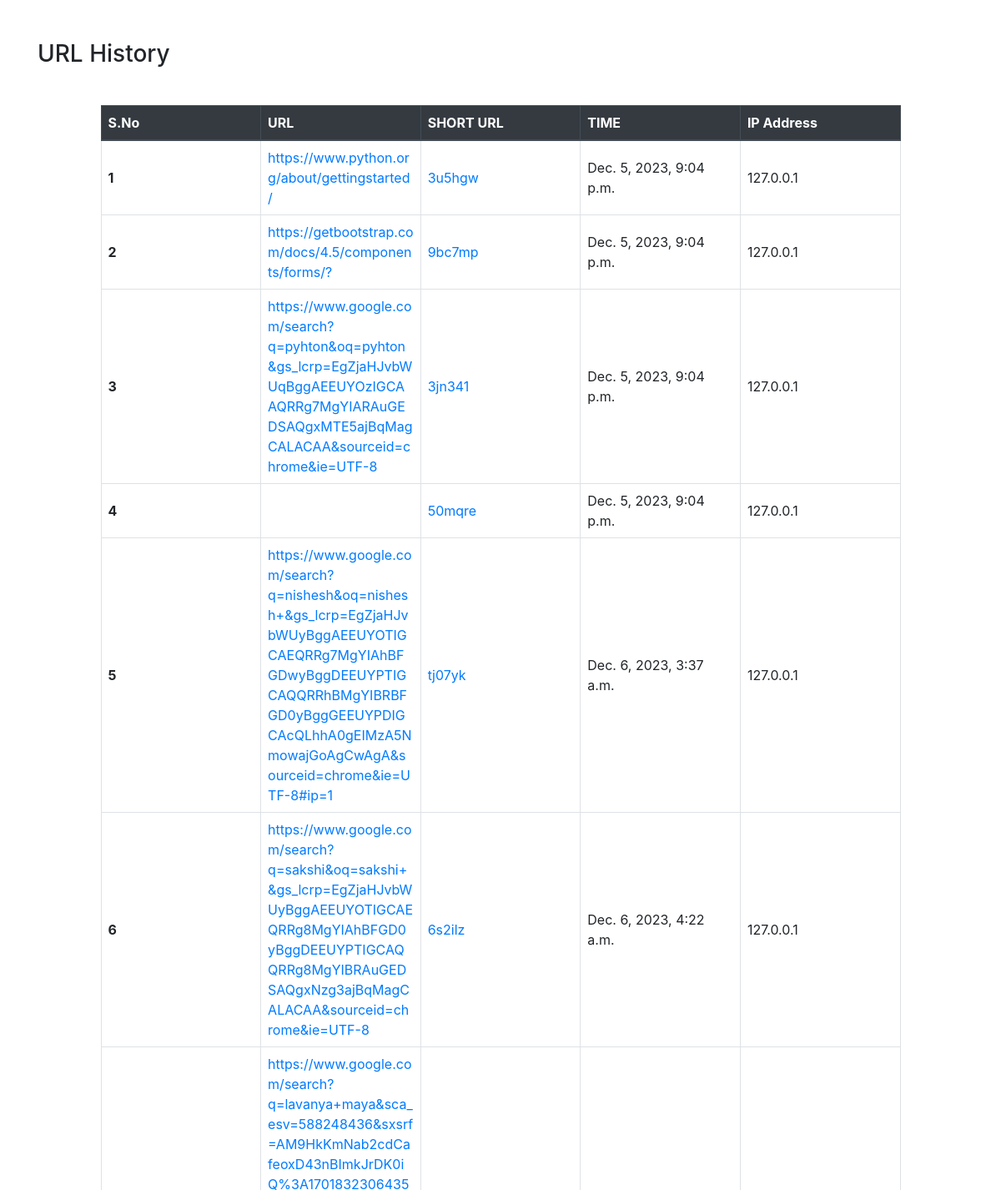
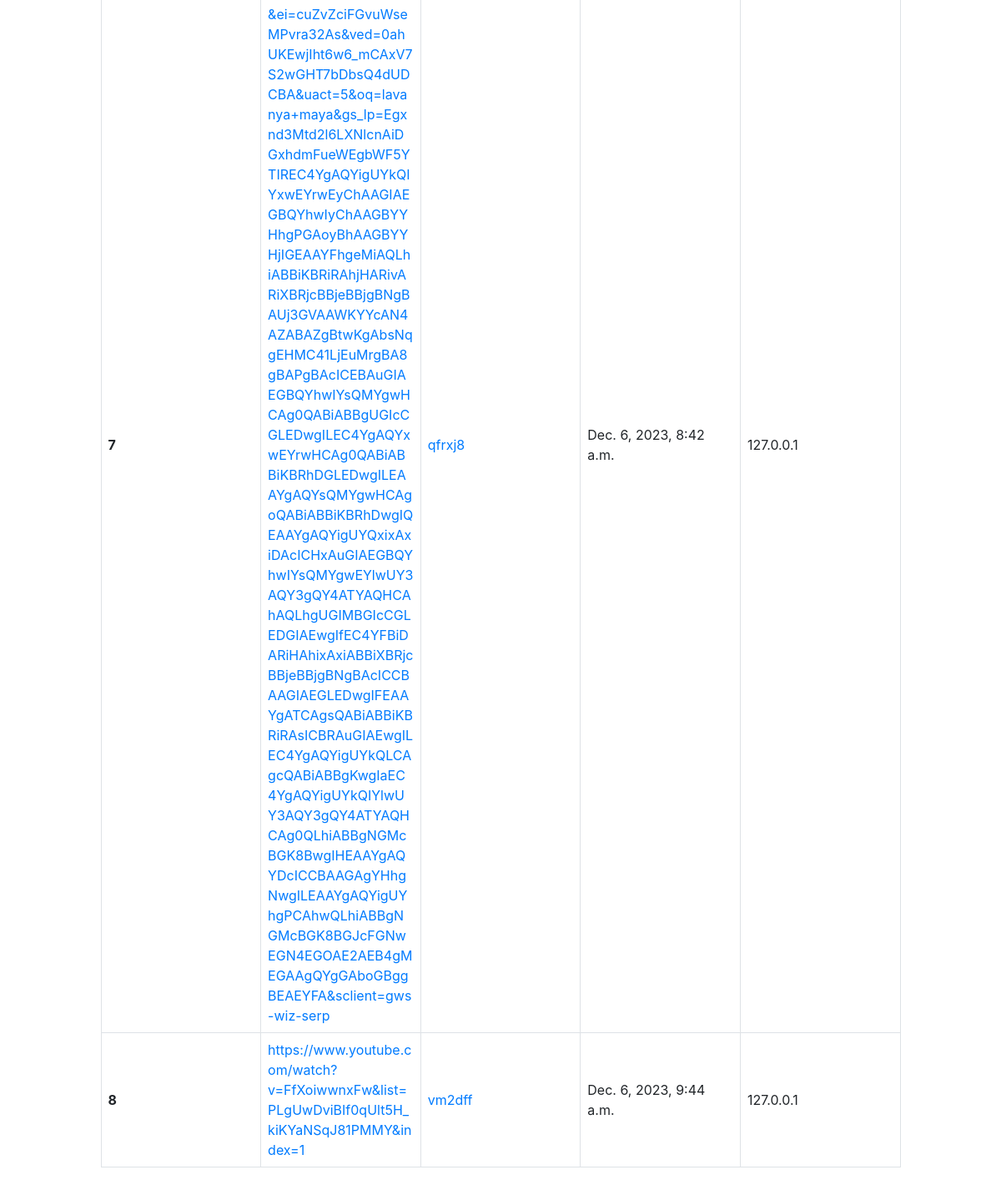
The page /history/ on the database its author committed (2 pictures, top to bottom).
### url/models.py (models this page shows)
class Url(models.Model):
    url_id = models.AutoField(primary_key=True)
    link = models.CharField(max_length=100000000000)
    short_link = models.CharField(max_length=1000000)
    request_datetime = models.DateTimeField(default=timezone.now, blank=True)
    ip_address = models.CharField(max_length=50, default='127.0.0.1')  # Example default IP address

### url_shortner/views.py (the view)
# urls.py: path('history/', views.url_history, name='url_history'),
def url_history(request):
    urls = Url.objects.order_by('request_datetime')
    return render(request, 'history.html', {'urls': urls})

### templates/history.html (shortened to what this page needs)
<!doctype html>
<html lang="en">
  <head>
    <link rel="stylesheet" href="https://stackpath.bootstrapcdn.com/bootstrap/4.5.2/css/bootstrap.min.css">
  </head>
<body>
    <div class="container">
    <h3 class="mt-5 mb-4">URL History</h3>
    <div class="table-wrapper">
    <table class="table table-bordered">
        <thead class="thead-dark">
          <tr>
            <th scope="col">S.No</th>
            <th scope="col">URL</th>
            <th scope="col">SHORT URL</th>
            <th scope="col">TIME</th>
            <th scope="col">IP Address</th>
          </tr>
        </thead>
        <tbody>
            {% for url in urls %}
                <tr>
                    <th scope="row">{{ forloop.counter }}</th>
                    <td><a href="{{ url.link }}" target="_blank">{{ url.link }}</a></td>
                    <td><a href="{{ url.short_link }}" target="_blank">{{ url.short_link }}</a></td>
                    <td>{{ url.request_datetime }}</td>
                    <td>{{ url.ip_address }}</td>
                </tr>
            {% endfor %}
        </tbody>
      </table>
    </div>
    </div>
  </body>
</html>

### templates/history.html (style rules this page uses)
.table-wrapper { padding: 20px; margin: 0 auto; max-width: 90%; overflow-x: auto; }
.table { table-layout: fixed; width: 100%; }
.table th, .table td { word-wrap: break-word; vertical-align: middle; padding: 8px; }

### rows shown on the page
Url: link "https://www.python.org/about/gettingstarted/", short_link "3u5hgw", request_datetime "Dec. 5, 2023, 9:04 p.m.", ip_address "127.0.0.1"
Url: link "https://getbootstrap.com/docs/4.5/components/forms/?", short_link "9bc7mp", request_datetime "Dec. 5, 2023, 9:04 p.m.", ip_address "127.0.0.1"
Url: link "https://www.google.com/search?q=pyhton&oq=pyhton&gs_lcrp=EgZjaHJvbWUqBggAEEUYOzIGCAAQRRg7MgYIARAuGEDSAQgxMTE5ajBqMagCALACAA&sourceid=chrome&ie=UTF-8", short_link "3jn341", request_datetime "Dec. 5, 2023, 9:04 p.m.", ip_address "127.0.0.1"
Url: short_link "50mqre", request_datetime "Dec. 5, 2023, 9:04 p.m.", ip_address "127.0.0.1"
Url: link "https://www.google.com/search?q=nishesh&oq=nishesh+&gs_lcrp=EgZjaHJvbWUyBggAEEUYOTIGCAEQRRg7MgYIAhBFGDwyBggDEEUYPTIGCAQQRRhBMgYIBRBFGD0yBggGEEUYPDIGCAcQLhhA0gEIMzA5NmowajGoAgCwAgA&sourceid=chrome&ie=UTF-8#ip=1", short_link "tj07yk", request_datetime "Dec. 6, 2023, 3:37 a.m.", ip_address "127.0.0.1"
Url: link "https://www.google.com/search?q=sakshi&oq=sakshi+&gs_lcrp=EgZjaHJvbWUyBggAEEUYOTIGCAEQRRg8MgYIAhBFGD0yBggDEEUYPTIGCAQQRRg8MgYIBRAuGEDSAQgxNzg3ajBqMagCALACAA&sourceid=chrome&ie=UTF-8", short_link "6s2ilz", request_datetime "Dec. 6, 2023, 4:22 a.m.", ip_address "127.0.0.1"
Url: link "https://www.google.com/search?q=lavanya+maya&sca_esv=588248436&sxsrf=AM9HkKmNab2cdCafeoxD43nBImkJrDK0iQ%3A1701832306435&ei=cuZvZciFGvuWseMPvra32As&ved=0ahUKEwjIht6w6_mCAxV7S2wGHT7bDbsQ4dUDCBA&uact=5&oq=lavanya+maya&gs_lp=Egxnd3Mtd2l6LXNlcnAiDGxhdmFueWEgbWF5YTIREC4YgAQYigUYkQIYxwEYrwEyChAAGIAEGBQYhwIyChAAGBYYHhgPGAoyBhAAGBYYHjIGEAAYFhgeMiAQLhiABBiKBRiRAhjHARivARiXBRjcBBjeBBjgBNgBAUj3GVAAWKYYcAN4AZABAZgBtwKgAbsNqgEHMC41LjEuMrgBA8gBAPgBAcICEBAuGIAEGBQYhwIYsQMYgwHCAg0QABiABBgUGIcCGLEDwgILEC4YgAQYxwEYrwHCAg0QABiABBiKBRhDGLEDwgILEAAYgAQYsQMYgwHCAgoQABiABBiKBRhDwgIQEAAYgAQYigUYQxixAxiDAcICHxAuGIAEGBQYhwIYsQMYgwEYlwUY3AQY3gQY4ATYAQHCAhAQLhgUGIMBGIcCGLEDGIAEwgIfEC4YFBiDARiHAhixAxiABBiXBRjcBBjeBBjgBNg…", short_link "qfrxj8", request_datetime "Dec. 6, 2023, 8:42 a.m.", ip_address "127.0.0.1"
Url: link "https://www.youtube.com/watch?v=FfXoiwwnxFw&list=PLgUwDviBIf0qUlt5H_kiKYaNSqJ81PMMY&index=1", short_link "vm2dff", request_datetime "Dec. 6, 2023, 9:44 a.m.", ip_address "127.0.0.1"
